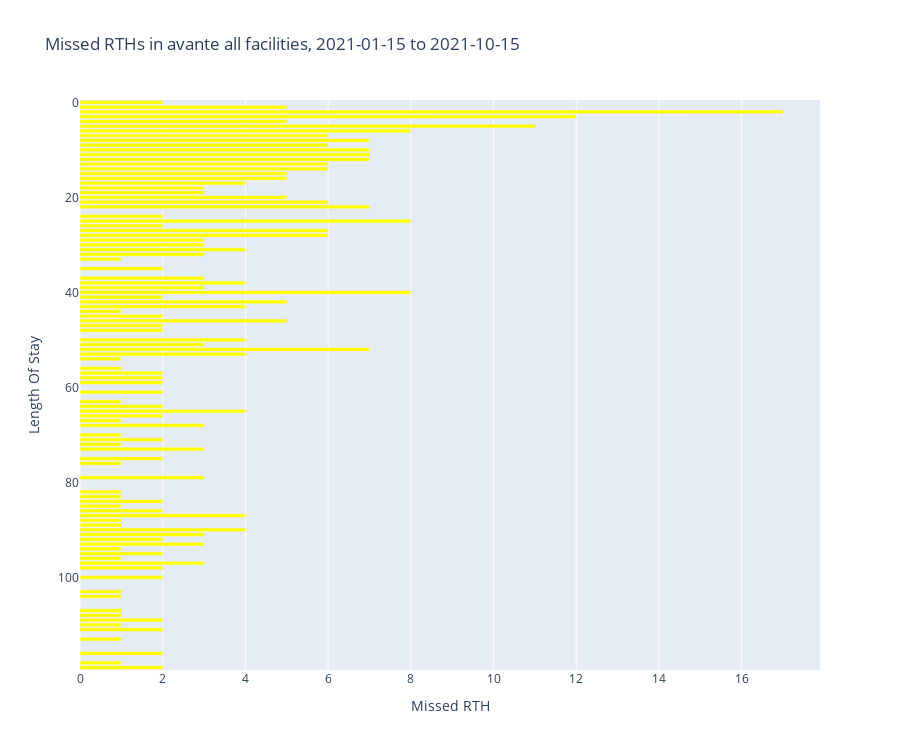

The notebook cell this image was saved under:
### Markdown cell above
## Missed RTH

### Code cell
fig = px.bar(
    temp_df, 
    x='missed_rth', 
    y=list(temp_df.index),
    height=graph_height, orientation='h',
    title=f'Missed RTHs in {CLIENT} all facilities, {date_range}',
    labels={
        'y':'Length Of Stay', 
        'missed_rth': 'Missed RTH'
    }, 
    color_discrete_sequence=['yellow']
)
fig['layout']['yaxis']['autorange'] = "reversed"
fig.show()

### Figure 1 — Plotly figure (JSON) as saved in the notebook; plotly's stock layout.template omitted (floating-point values rounded to 4 significant figures)
{"data": [{"alignmentgroup": "True", "hovertemplate": "Missed RTH=%{x}<br>Length Of Stay=%{y}<extra></extra>", "legendgroup": "", "marker": {"color": "yellow", "pattern": {"shape": ""}}, "name": "", "offsetgroup": "", "orientation": "h", "showlegend": false, "textposition": "auto", "type": "bar", "x": [2, 5, 17, 12, 5, 11, 8, 6, 7, 6, 7, 7, 7, 6, 6, 5, 5, 4, 3, 3, 5, 6, 7, 0, 2, 8, 2, 6, 6, 3, 3, 4, 3, 1, 0, 2, 0, 3, 4, 3, 8, 2, 5, 4, 1, 2, 5, 2, 2, 0, 4, 3, 7, 4, 1, 0, 1, 2, 2, 2, 0, 2, 0, 1, 2, 4, 2, 1, 3, 0, 1, 2, 1, 3, 0, 2, 1, 0, 0, 3, 0, 0, 1, 1, 2, 1, 2, 4, 1, 1, 4, 3, 2, 3, 1, 2, 1, 3, 2, 0, 2, 0, 0, 1, 1, 0, 0, 1, 1, 2, 1, 2, 0, 1, 0, 0, 2, 0, 1, 2], "xaxis": "x", "y": [0, 1, 2, 3, 4, 5, 6, 7, 8, 9, 10, 11, 12, 13, 14, 15, 16, 17, 18, 19, 20, 21, 22, 23, 24, 25, 26, 27, 28, 29, 30, 31, 32, 33, 34, 35, 36, 37, 38, 39, 40, 41, 42, 43, 44, 45, 46, 47, 48, 49, 50, 51, 52, 53, 54, 55, 56, 57, 58, 59, 60, 61, 62, 63, 64, 65, 66, 67, 68, 69, 70, 71, 72, 73, 74, 75, 76, 77, 78, 79, 80, 81, 82, 83, 84, 85, 86, 87, 88, 89, 90, 91, 92, 93, 94, 95, 96, 97, 98, 99, 100, 101, 102, 103, 104, 105, 106, 107, 108, 109, 110, 111, 112, 113, 114, 115, 116, 117, 118, 119], "yaxis": "y"}], "layout": {"barmode": "relative", "height": 750, "legend": {"tracegroupgap": 0}, "title": {"text": "Missed RTHs in avante all facilities, 2021-01-15 to 2021-10-15"}, "xaxis": {"anchor": "y", "domain": [0, 1], "title": {"text": "Missed RTH"}}, "yaxis": {"anchor": "x", "autorange": "reversed", "domain": [0, 1], "title": {"text": "Length Of Stay"}}}}
